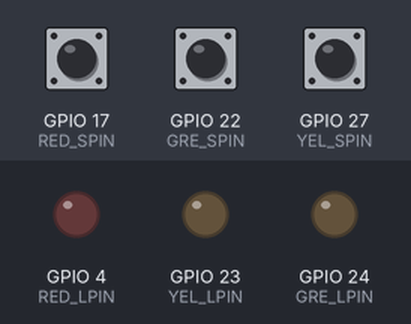
The program below on a simulated Raspberry Pi (BCM pin numbers). On the bench: output pins drawn as LEDs (lit = HIGH). The inputs (shaded band) are chosen by the test bench; at power-on: GPIO 17 (RED_SPIN) LOW, GPIO 22 (GRE_SPIN) LOW, GPIO 27 (YEL_SPIN) LOW.

Above: at 1.2 s.
1.3 s: GPIO 17 (RED_SPIN) pulled HIGH for 0.15 s
At 1.37 s:
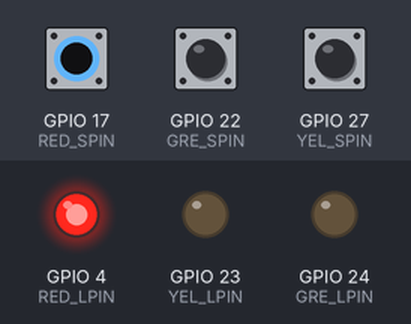
2.9 s: GPIO 22 (GRE_SPIN) pulled HIGH for 0.15 s
At 2.97 s:
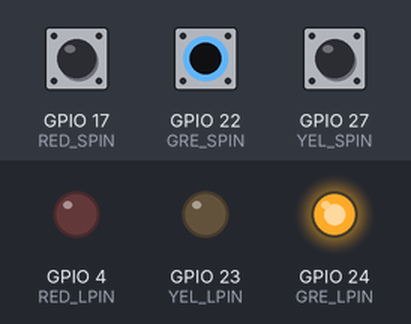
4.5 s: GPIO 27 (YEL_SPIN) pulled HIGH for 0.15 s
At 4.57 s:
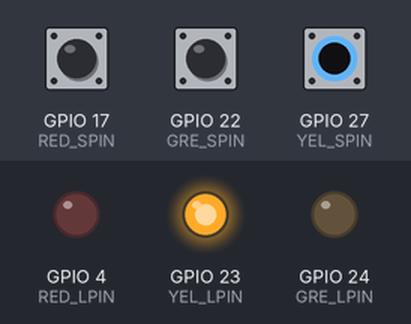
6.1 s: GPIO 27 (YEL_SPIN) pulled HIGH for 3.2 s
At 9.9 s:
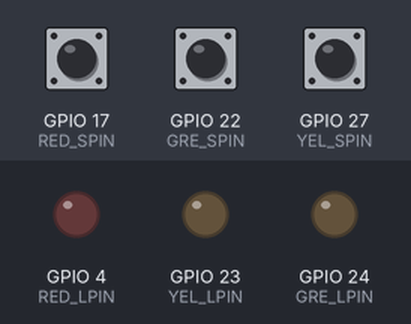
10.8 s: GPIO 17 (RED_SPIN) pulled HIGH for 3.2 s
At 11.1 s:
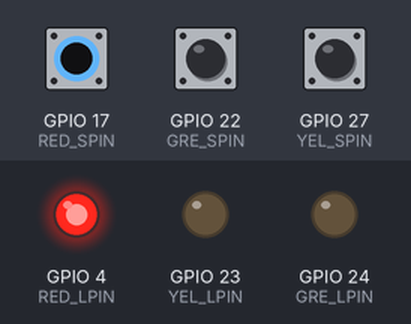
Timing chart, 0 to 15.5 s (numbered marks = the images above; inputs shaded):
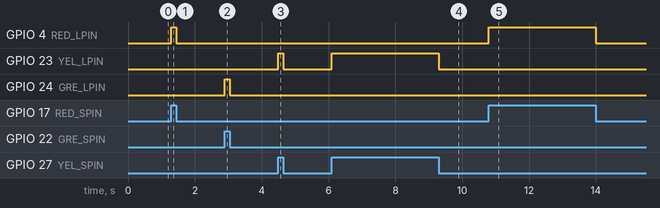

The program:

led_blink_task.py
```python
import RPi.GPIO as GPIO

RED_LPIN = 4
RED_SPIN = 17
YEL_LPIN = 23
YEL_SPIN = 27
GRE_LPIN = 24
GRE_SPIN = 22

GPIO.setmode(GPIO.BCM)
GPIO.setup(RED_LPIN, GPIO.OUT)
GPIO.setup(YEL_LPIN, GPIO.OUT)
GPIO.setup(GRE_LPIN, GPIO.OUT)
GPIO.setup(RED_SPIN, GPIO.IN, pull_up_down = GPIO.PUD_DOWN)
GPIO.setup(YEL_SPIN, GPIO.IN, pull_up_down = GPIO.PUD_DOWN)
GPIO.setup(GRE_SPIN, GPIO.IN, pull_up_down = GPIO.PUD_DOWN)

try:
    while True:
        val_red = GPIO.input(RED_SPIN) #누르지 않았을 때는 0, 눌렀을 떄는 1
        val_yel = GPIO.input(YEL_SPIN)
        val_gre = GPIO.input(GRE_SPIN)


        GPIO.output(RED_LPIN, val_red) #GPIO.HIGH = 1
        GPIO.output(YEL_LPIN, val_yel)
        GPIO.output(GRE_LPIN, val_gre)

finally:
    GPIO.cleanup()
    print("cleanup and exit")

# Red_Led = 4
# Yellow_Led = 23
# Green_Led = 24
# red_btn = 17
# yel_btn = 27
# gre_btn = 22
```

Measured:
- after the input at 1.3 s, GPIO 4 (RED_LPIN): LOW → HIGH at once, → LOW 0.15 s later
- after the input at 2.9 s, GPIO 24 (GRE_LPIN): LOW → HIGH at once, → LOW 0.15 s later
- after the input at 4.5 s, GPIO 23 (YEL_LPIN): LOW → HIGH at once, → LOW 0.15 s later
- after the input at 6.1 s, GPIO 23 (YEL_LPIN): LOW → HIGH at once, → LOW 3.2 s later
- after the input at 10.8 s, GPIO 4 (RED_LPIN): LOW → HIGH at once, → LOW 3.2 s later
